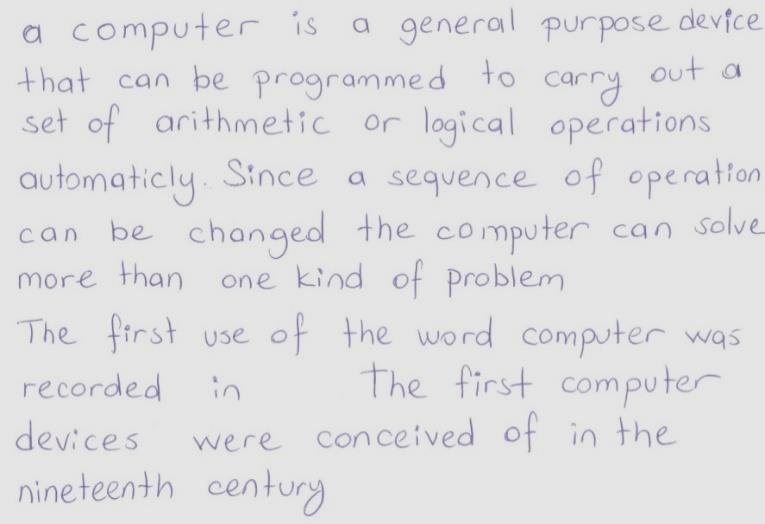
#> input picture images/TestWritten.png, 765 x 524 px, found by its file name
$ python Gemini_img_PreProcess.py
#> lines starting #> are read from the running program, lines starting #| are printed output that depends on the picture
import google.generativeai as genai
import cv2 as cv
import numpy as np

genai.configure(api_key="AIzaSyDLt7t45guqJn21t9XFJYG7CQJnfmlxsuw")

#filePath = input("Enter file path : ")

img = cv.imread('TestWritten.png', cv.IMREAD_GRAYSCALE)
#> img: shape (524, 765); min 96, max 248, mean 224
assert img is not None, "file could not be read, check with os.path.exists()"

th2 = cv.adaptiveThreshold(img,255,cv.ADAPTIVE_THRESH_MEAN_C,\
            cv.THRESH_BINARY,11,2)
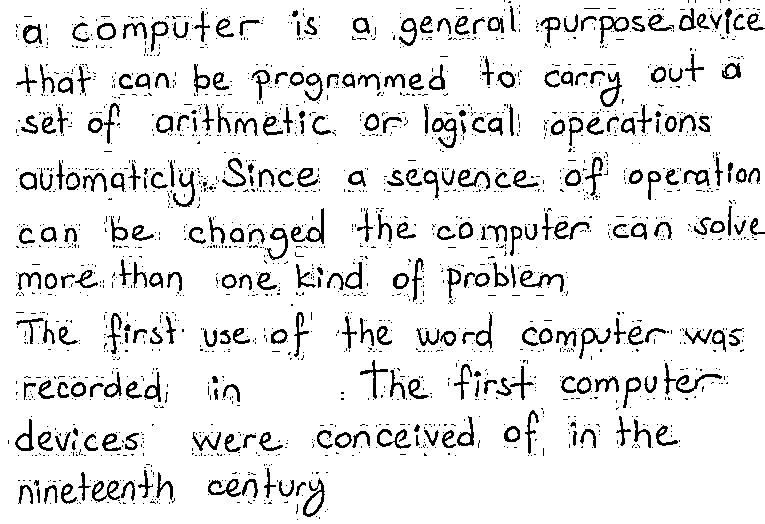
#> th2: shape (524, 765); 90.8% white; black in thin lines or dots
th3 = cv.adaptiveThreshold(img,255,cv.ADAPTIVE_THRESH_GAUSSIAN_C,\
            cv.THRESH_BINARY,11,2)
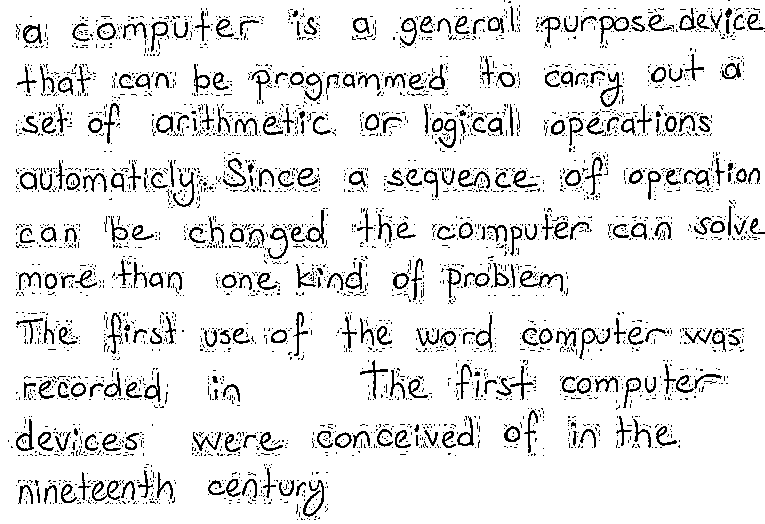
#> th3: shape (524, 765); 90.8% white; black in thin lines or dots


cv.imshow('Image Window', img)
cv.imshow('Mean Thresholding', th2)
cv.imshow('Gaussian Thresholding', th3)

cv.waitKey(0)

cv.destroyAllWindows()

"""
cv.imwrite('tamperedImage1.png', img)
cv.imwrite('tamperedImage2.png', th2)
cv.imwrite('tamperedImage3.png', th3)

# Upload the image file
myfile1 = genai.upload_file('tamperedImage1.png')
myfile2 = genai.upload_file('tamperedImage2.png')
myfile3 = genai.upload_file('tamperedImage3.png')


# Generate content with the Gemini model
result1 = genai.GenerativeModel("gemini-1.5-flash").generate_content([myfile1, "\n", 'WHAT TEXT IS IN THIS IMAGE'])
result2 = genai.GenerativeModel("gemini-1.5-flash").generate_content([myfile2, "\n", 'WHAT TEXT IS IN THIS IMAGE'])
result3 = genai.GenerativeModel("gemini-1.5-flash").generate_content([myfile3, "\n", 'WHAT TEXT IS IN THIS IMAGE'])


resultArr1 = result1.text.split()
resultArr2 = result2.text.split()
resultArr3 = result3.text.split()


expected = ""

with open('Expected.txt', 'r') as word:
    expected = word.read()

expectedArr = expected.split()


def compare_arrays(expectedArr, resultArr):
    # Initialize count of matched words
    matched_words = 0

    # Create a set of the expected words to compare easily
    expected_set = set(expectedArr)

    # Iterate through resultArr and count matches
    for word in resultArr:
        if word in expected_set:
            matched_words += 1

    # Calculate the percentage of matched words
    if len(expectedArr) == 0:
        return 0

    match_percentage = (matched_words / len(expectedArr)) * 100

    return match_percentage, matched_words, len(expectedArr)

print()
print("====Expected Words====")
print(expectedArr)
print()
print("====Result after OCR with Gemini====")
print(resultArr1)

print()
print("====Result With Mean Thresholding after OCR with Gemini====")
print(resultArr2)

print()
print("====Result With Gaussian Thresholding after OCR with Gemini====")
print(resultArr3)

print()
print("===Results comparing expected with OCR with Gemini")
match_percentage, matched_words, total_words = compare_arrays(expectedArr, resultArr1)
print(f"Matched Words: {matched_words}/{total_words} ({match_percentage:.2f}% match)")

print("===Results comparing expected with OCR with Gemini and Mean Thresholding")
match_percentage, matched_words, total_words = compare_arrays(expectedArr, resultArr2)
print(f"Matched Words: {matched_words}/{total_words} ({match_percentage:.2f}% match)")

print("===Results comparing expected with OCR with Gemini and Gaussian Thresholding")
match_percentage, matched_words, total_words = compare_arrays(expectedArr, resultArr3)
print(f"Matched Words: {matched_words}/{total_words} ({match_percentage:.2f}% match)")
"""
